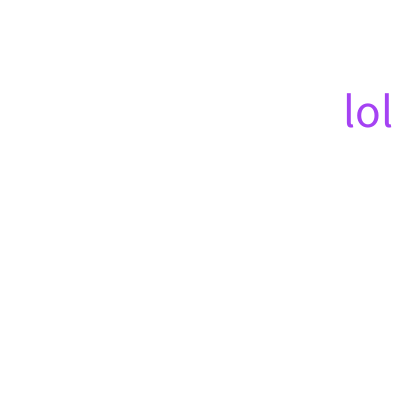
Frame 1 (no input)
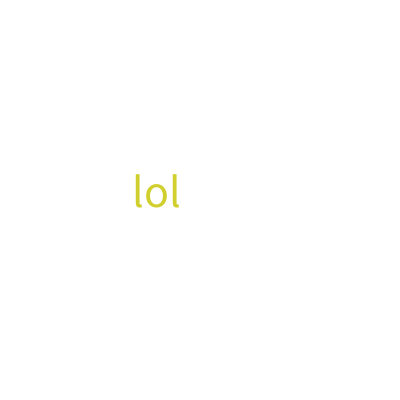
Frame 60 (the mouse pressed at the canvas centre just before this capture)
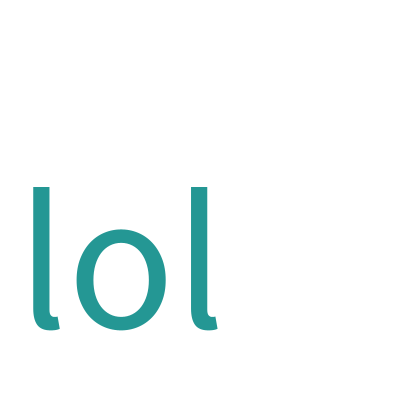
Frame 120 (the mouse held since frame 60 and released just before this capture)

The Processing sketch that drew these frames (run headless with seeded random() and noise(); from frame 60 on, the mouse is pressed at the canvas centre):

// Processing sketch: lol_
// ── lol_.pde
chicken lol;
void setup() {
  size(400,400);
 lol = new chicken();
}
void draw() {
  lol.lol();
}

// ── chicken.pde
class chicken {
  void lol() {
    background(255);
    fill(random(256),random(256),random(256));
    textSize(random(200));
    text("lol",random(400),random(400));
    textAlign(CENTER,CENTER);
  }
}
